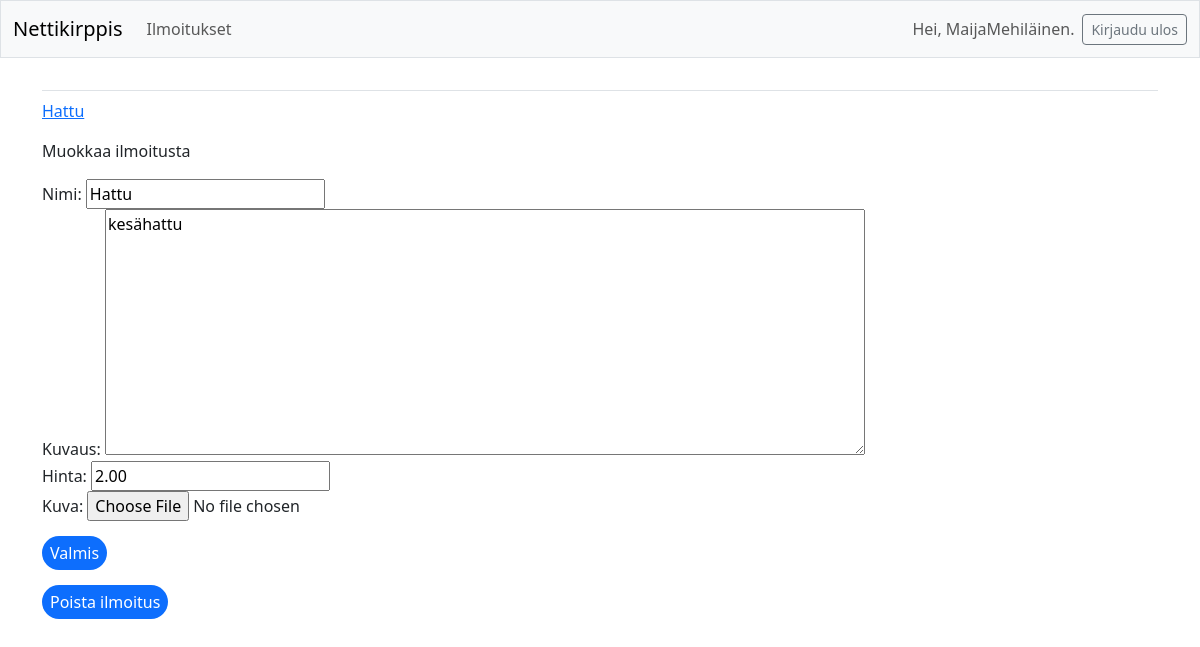
The page /edit_item/4/ (signed in) on the database its author committed.
### nettikirppis/models.py (models this page shows, shortened)
class Item(models.Model):
    name = models.CharField(max_length=200)
    description = models.CharField(max_length=500)
    price = models.DecimalField(max_digits=10, decimal_places=2)
    date_added = models.DateField(auto_now_add=True)
    visible = models.BooleanField(default=True)
    owner=models.ForeignKey(User, on_delete=models.CASCADE)
    image = models.ImageField(upload_to=content_file_name, null=True, blank=True)

### nettikirppis/views.py (the view)
# urls.py: path('edit_item/<int:item_id>/', views.edit_item, name='edit_item'),
@login_required
def edit_item(request, item_id):
    item = Item.objects.get(id=item_id)
    if request.method != 'POST':
        form = ItemForm(instance=item)
    else:
        form = ItemForm(instance=item, data=request.POST)
        if form.is_valid():
            form.save()
            return redirect('nettikirppis:items')
    context = {'item':item, 'form':form}
    return render(request, 'nettikirppis/edit_item.html', context)

### nettikirppis/forms.py
class ItemForm(forms.ModelForm):
    class Meta:
        model = Item
        fields = [
            'name',
            'description',
            'price',
            'image',
        ]
        labels = {
            'name':'Nimi',
            'description':'Kuvaus',
            'price':'Hinta',
            'image':'Kuva'
        }
        widgets = {
            'description':forms.Textarea(attrs={'cols':80})
        }

### nettikirppis/templates/nettikirppis/edit_item.html (shortened to what this page needs)
{% extends 'nettikirppis/base.html' %}
{% block content %}
<p>
    <a href="{% url 'nettikirppis:item' item.id %}">{{ item.name }}</a>
</p>
    <p>Muokkaa ilmoitusta</p>
    <form action="{% url 'nettikirppis:edit_item' item.id %}" method="post">
        {{ form.as_div }}
        <button name="submit" class="yes-button">
            Valmis
        </button>
    </form>
    <form action="{% url 'nettikirppis:delete_item' item.id %}" method="post">
        <button name="submit" class="yes-button">
            Poista ilmoitus
        </button>
    </form>
{% endblock content %}

### nettikirppis/templates/nettikirppis/base.html (shortened to what this page needs)
<!DOCTYPE html>
<html lang="en">
    <head>
        {% load django_bootstrap5 %}
        {% bootstrap_css %}
    </head>
    <body>
        <nav class="navbar navbar-expand-md navbar-light bg-light mb-4 border">
            <div class="container-fluid">
                <a class="navbar-brand" href="{% url 'nettikirppis:index' %}">
                    Nettikirppis
                </a>
                <div class="collapse navbar-collapse" id="navbarCollapse">
                    <ul class="navbar-nav me-auto mb-2 mb-md-0">
                        <li class="nav-item">
                            <a class="nav-link" href="{% url 'nettikirppis:items' %}">
                                Ilmoitukset
                            </a>
                        </li>
                    </ul>
                     <ul class="navbar-nav ms-auto mb-2 mb-md-0">
                        {% if user.is_authenticated %}
                            <li class="nav-item">
                                <span class="navbar-text me-2">Hei, {{ user.username }}.
                                </span>
                            </li>
                        {% endif %}
                     </ul>
                     {% if user.is_authenticated %}
                        <form action="{% url 'accounts:logout' %}" method="post">
                            <button name="submit" class="btn btn-outline-secondary btn-sm">
                                Kirjaudu ulos
                            </button>
                        </form>
                     {% endif %}
                </div>
            </div>
        </nav>
        <main class="container">
            <div class="pb-2 mb-2 border-bottom">
            </div>
            <div>
                {% block content %} {% endblock content %}
            </div>
        </main>
    </body>
</html>

### nettikirppis/templates/nettikirppis/base.html (style rules this page uses)
.yes-button { background-color: #0d6efd; color: white; margin-top:15px; border:none; border-radius: 60px; padding-top: 5px; padding-left: 8px; padding-right: 8px; padding-bottom: 5px; }

### rows shown on the page
Item: name "Hattu", description "kesähattu", price "2.00"

### other values the page prints
{{ user.username }} "MaijaMehiläinen"
